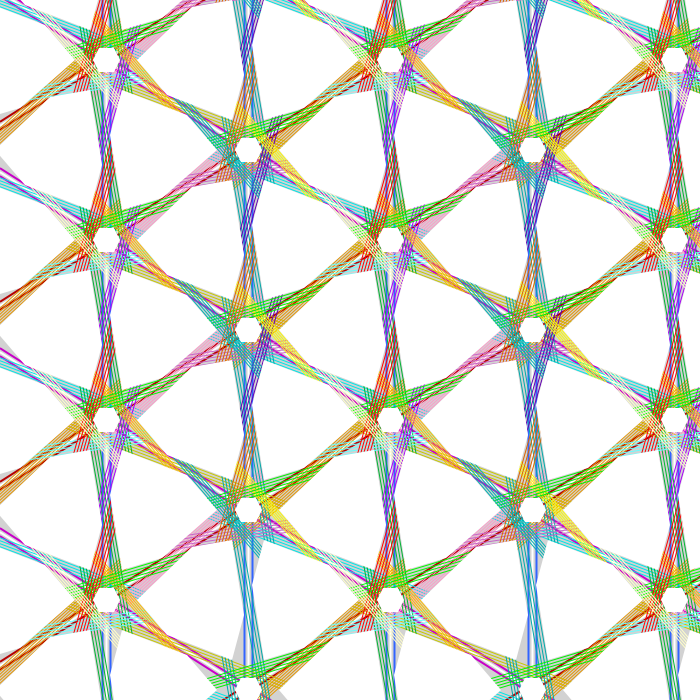
Frame 1 (no input)
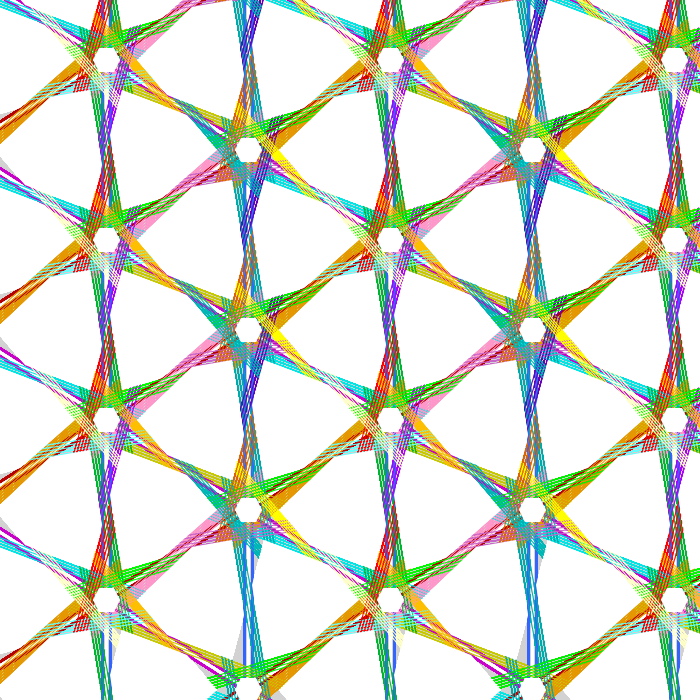
Frame 60 (the mouse pressed at the canvas centre just before this capture)
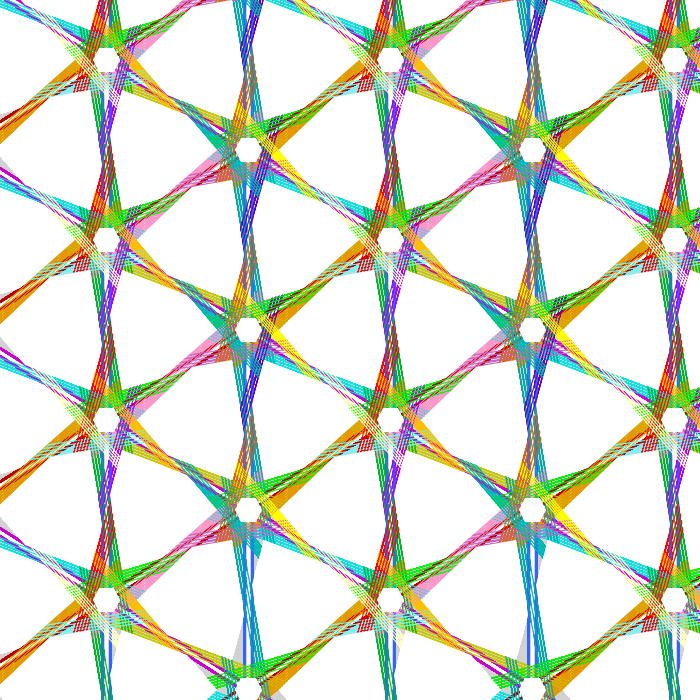
Frame 120 (the mouse held since frame 60 and released just before this capture)

The Processing sketch that drew these frames (run headless with seeded random() and noise(); from frame 60 on, the mouse is pressed at the canvas centre):

// Processing sketch: processing_72243
// ── processing_72243.pde

int x1 = 142;
int y1 = 90;
int fly = 4;
int swim = 3;

void setup(){
  size(700,700);
  background(210);
}
void draw(){
  //background lines
  strokeWeight(2);
  for (int y = -368; y < 1200; y += 180){
    stroke(255);
    line(0,y,700,y+445);
    stroke(200,0,200);
    line(0,y-fly,700,y+445-fly);
    line(0,y+fly,700,y+445+fly);
  }
  for (int y = -320; y < 1200; y += 180){
    stroke(255);
    line(0,y+445,700,y);
    stroke(180,0,0);
    line(0,y+445-fly,700,y-fly);
    line(0,y+445+fly,700,y+fly);
  }
  for (int x = 106; x < 700; x += 142){
    stroke(255);
    line(x,0,x,700);
    stroke(50,100,255);
    line(x-fly,0,x-fly,700);
    line(x+fly,0,x+fly,700);
  }
  strokeWeight(1);
  for (int y = -40; y < 700; y += 180){
    for (int x = -100; x < 700; x += 284){
      stroke(0,230,230);
      line(x,y,x+270,y+101);
      line(x,y+swim,x+270,y+101+swim);
      line(x,y+2*swim,x+270,y+101+2*swim);
      line(x,y+3*swim,x+270,y+101+3*swim);
      stroke(200,200,0);
      line(x+x1,y+y1,x+x1+270,y+y1+101);
      line(x+x1,y+y1+swim,x+x1+270,y+y1+101+swim);
      line(x+x1,y+y1+2*swim,x+x1+270,y+y1+101+2*swim);
      line(x+x1,y+y1+3*swim,x+x1+270,y+y1+101+3*swim);
    }
  }
  for (int y = 191; y < 800; y += 180){
    for (int x = -70; x < 700; x += 284){
      stroke(230,150,0);
      line(x,y,x+200,y-182);
      line(x,y+swim,x+200,y+swim-182);
      line(x,y+2*swim,x+200,y+2*swim-182);
      line(x,y+3*swim,x+200,y+3*swim-182);
      line(x,y+4*swim,x+200,y+4*swim-182);
      line(x,y+5*swim,x+200,y+5*swim-182);
      stroke(255,150,200);
      line(x+x1,y-y1,x+x1+200,y-y1-182);
      line(x+x1,y-y1+swim,x+x1+200,y-y1+swim-182);
      line(x+x1,y-y1+2*swim,x+x1+200,y-y1+2*swim-182);
      line(x+x1,y-y1+3*swim,x+x1+200,y-y1+3*swim-182);
      line(x+x1,y-y1+4*swim,x+x1+200,y-y1+4*swim-182);
      line(x+x1,y-y1+5*swim,x+x1+200,y-y1+5*swim-182);
    }
  }
  for (int y = -90; y < 700; y += 180){
    for (int x = 217; x < 800; x += 284){
      stroke(0,170,170);
      line(x,y,x+54,y+310);
      line(x+swim,y,x+swim+54,y+310);
      line(x+2*swim,y,x+2*swim+54,y+310);
      line(x+3*swim,y,x+3*swim+54,y+310);
      stroke(0,180,50);
      line(x-x1,y-y1,x-x1+54,y-y1+310);
      line(x-x1+swim,y-y1,x-x1+swim+54,y-y1+310);
      line(x-x1+2*swim,y-y1,x-x1+2*swim+54,y-y1+310);
      line(x-x1+3*swim,y-y1,x-x1+3*swim+54,y-y1+310);
    }
  }
  for (int y = 102; y < 700; y += 180){
    for (int x = 10; x < 700; x += 284){
      stroke(100,255,255);
      line(x,y,x+160,y-24);
      line(x,y-swim,x+160,y-swim-24);
      line(x,y-2*swim,x+160,y-2*swim-24);
      line(x,y-3*swim,x+160,y-3*swim-24);
      line(x,y-4*swim,x+160,y-4*swim-24);
      stroke(200,100,200);
      line(x+x1,y-y1,x+x1+160,y-y1-24);
      line(x+x1,y-y1-swim,x+x1+160,y-y1-swim-24);
      line(x+x1,y-y1-2*swim,x+x1+160,y-y1-2*swim-24);
      line(x+x1,y-y1-3*swim,x+x1+160,y-y1-3*swim-24);
      line(x+x1,y-y1-4*swim,x+x1+160,y-y1-4*swim-24);
    }
  }
  for (int y = 180; y < 700; y += 180){
    for (int x = 95; x < 700; x += 284){
      stroke(170,0,250);
      line(x,y,x+50,y-174);
      line(x-swim,y,x-swim+50,y-174);
      line(x-2*swim,y,x-2*swim+50,y-174);
      line(x-3*swim,y,x-3*swim+50,y-174);
      stroke(100,0,180);
      line(x+x1,y-y1,x+x1+50,y-y1-174);
      line(x+x1-swim,y-y1,x+x1-swim+50,y-y1-174);
      line(x+x1-2*swim,y-y1,x+x1-2*swim+50,y-y1-174);
      line(x+x1-3*swim,y-y1,x+x1-3*swim+50,y-y1-174);
    }
  }
  for (int y = 0; y < 700; y += 180){
    for (int x = 85; x < 700; x += 284){
      stroke(255,190,0);
      line(x,y,x+110,y+130);
      line(x,y+swim,x+110,y+swim+130);
      line(x,y+2*swim,x+110,y+2*swim+130);
      line(x,y+3*swim,x+110,y+3*swim+130);
      line(x,y+4*swim,x+110,y+4*swim+130);
      stroke(255,255,0);
      line(x+x1,y-y1,x+x1+110,y-y1+130);
      line(x+x1,y-y1+swim,x+x1+110,y-y1+swim+130);
      line(x+x1,y-y1+2*swim,x+x1+110,y-y1+2*swim+130);
      line(x+x1,y-y1+3*swim,x+x1+110,y-y1+3*swim+130);
      line(x+x1,y-y1+4*swim,x+x1+110,y-y1+4*swim+130);
    }
  }
  for (int y = 54; y < 700; y += 180){
    for (int x = 45; x < 700; x += 284){
      stroke(0,250,0);
      line(x,y,x+160,y-48);
      line(x,y+swim,x+160,y+swim-48);
      line(x,y+2*swim,x+160,y+2*swim-48);
      line(x,y+3*swim,x+160,y+3*swim-48);
      line(x,y+4*swim,x+160,y+4*swim-48);
      stroke(0,240,0);
      line(x+x1,y+y1,x+x1+160,y+y1-48);
      line(x+x1,y+y1+swim,x+x1+160,y+y1+swim-48);
      line(x+x1,y+y1+2*swim,x+x1+160,y+y1+2*swim-48);
      line(x+x1,y+y1+3*swim,x+x1+160,y+y1+3*swim-48);
      line(x+x1,y+y1+4*swim,x+x1+160,y+y1+4*swim-48);
    }
  }
  for (int y = 115; y < 700; y += 180){
    for (int x = 67; x < 700; x += 284){
      stroke(255,0,0);
      line(x,y,x+49,y-174);
      line(x+swim,y,x+swim+49,y-174);
      line(x+2*swim,y,x+2*swim+49,y-174);
      line(x+3*swim,y,x+3*swim+49,y-174);
      line(x+4*swim,y,x+4*swim+49,y-174);
      stroke(220,100,0);
      line(x+x1,y-y1,x+x1+49,y-y1-174);
      line(x+x1+swim,y-y1,x+x1+swim+49,y-y1-174);
      line(x+x1+2*swim,y-y1,x+x1+2*swim+49,y-y1-174);
      line(x+x1+3*swim,y-y1,x+x1+3*swim+49,y-y1-174);
      line(x+x1+4*swim,y-y1,x+x1+4*swim+49,y-y1-174);
    }
  }
  for (int y = 0; y < 700; y += 180){
    for (int x = 25; x < 700; x += 284){
      stroke(255,255,200);
      line(x,y,x+111,y+130);
      line(x+swim,y,x+swim+111,y+130);
      line(x+2*swim,y,x+2*swim+111,y+130);
      line(x+3*swim,y,x+3*swim+111,y+130);
      line(x+4*swim,y,x+4*swim+111,y+130);
      stroke(0,180,180);
      line(x+x1,y-y1,x+x1+111,y-y1+130);
      line(x+x1+swim,y-y1,x+x1+swim+111,y-y1+130);
      line(x+x1+2*swim,y-y1,x+x1+2*swim+111,y-y1+130);
      line(x+x1+3*swim,y-y1,x+x1+3*swim+111,y-y1+130);
      line(x+x1+4*swim,y-y1,x+x1+4*swim+111,y-y1+130);
    }
  }
  //white shapes
  noStroke();
  fill(255);
  for (int y = 0; y < 800; y += 180){
    for (int x = -20; x < 800; x += 284){
      beginShape();
      vertex(x,y);
        vertex(x+65,y+25);
      vertex(x+95,y+60);
        vertex(x+40,y+108);
      vertex(x,y+120);
        vertex(x-12,y+45);
      endShape(CLOSE);
      beginShape();
      vertex(x+x1,y-y1);
        vertex(x+x1+65,y-y1+25);
      vertex(x+x1+95,y-y1+60);
        vertex(x+x1+40,y-y1+108);
      vertex(x+x1,y-y1+120);
        vertex(x+x1-12,y-y1+45);
      endShape(CLOSE);
    }
  }
  for (int y = -90; y < 800; y += 180){
    for (int x = -5; x < 800; x += 284){
      beginShape();
      vertex(x+95,y);
        vertex(x+107,y+75);
      vertex(x+95,y+120);
        vertex(x+30,y+95);
      vertex(x,y+60);
        vertex(x+55,y+7);
      endShape(CLOSE);
      beginShape();
      vertex(x+x1+95,y+y1);
        vertex(x+x1+107,y+y1+75);
      vertex(x+x1+95,y+y1+120);
        vertex(x+x1+30,y+y1+95);
      vertex(x+x1,y+y1+60);
        vertex(x+x1+55,y+y1+7);
      endShape(CLOSE);
    }
  }
  for (int y = 60; y < 800; y += 180){
    for (int x = 93; x < 800; x += 284){
      beginShape();
      vertex(x,y);
      vertex(x+6,y-12);
      vertex(x+21,y-12);
      vertex(x+27,y);
      vertex(x+21,y+12);
      vertex(x+6,y+12);
      endShape(CLOSE);
      beginShape();
      vertex(x+x1,y+y1);
      vertex(x+x1+6,y+y1-12);
      vertex(x+x1+21,y+y1-12);
      vertex(x+x1+27,y+y1);
      vertex(x+x1+21,y+y1+12);
      vertex(x+x1+6,y+y1+12);
      endShape(CLOSE);
    }
  }
}
